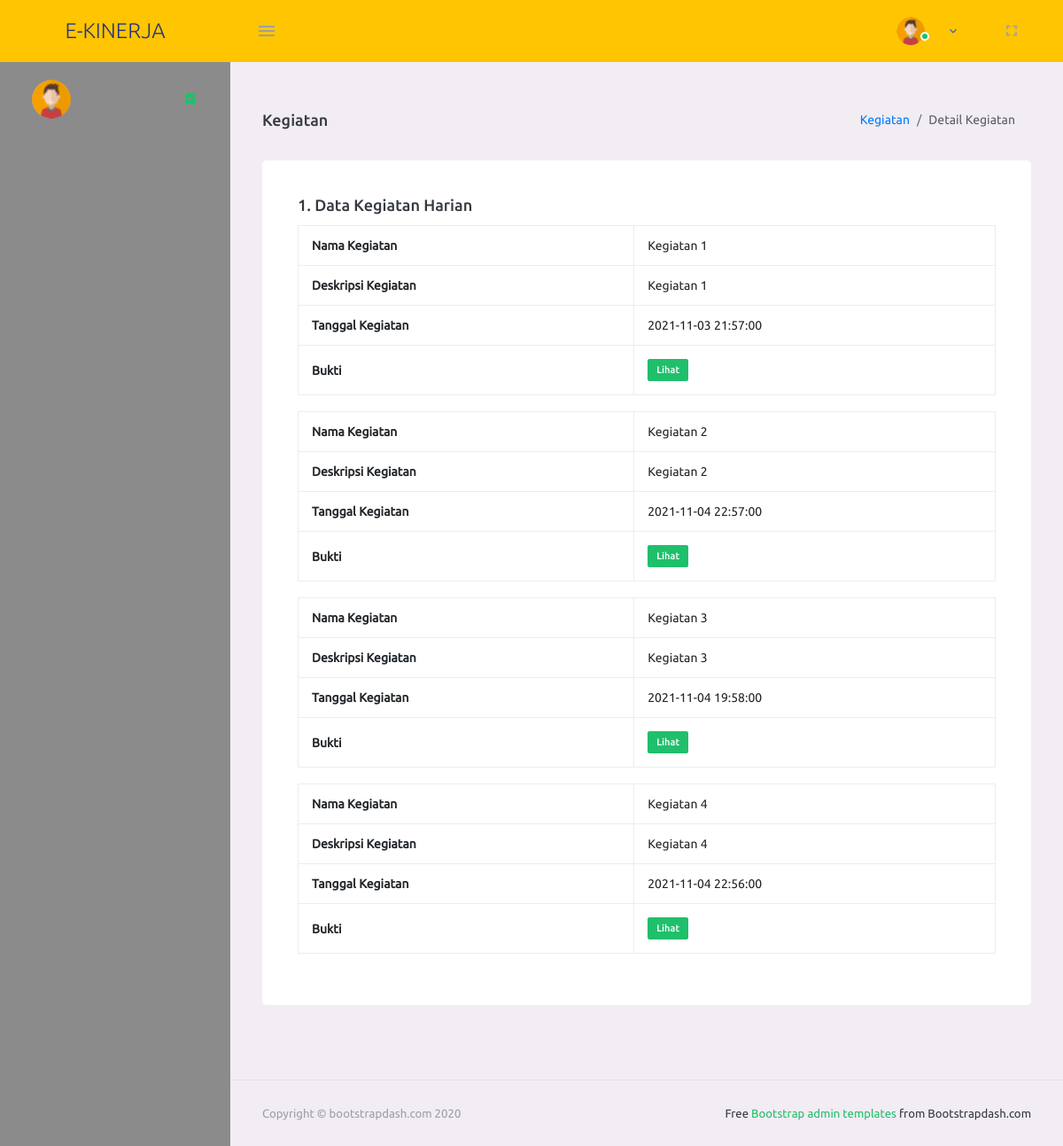
Before: /ValidasiKegiatan/detail_harian/4 with the older database file.
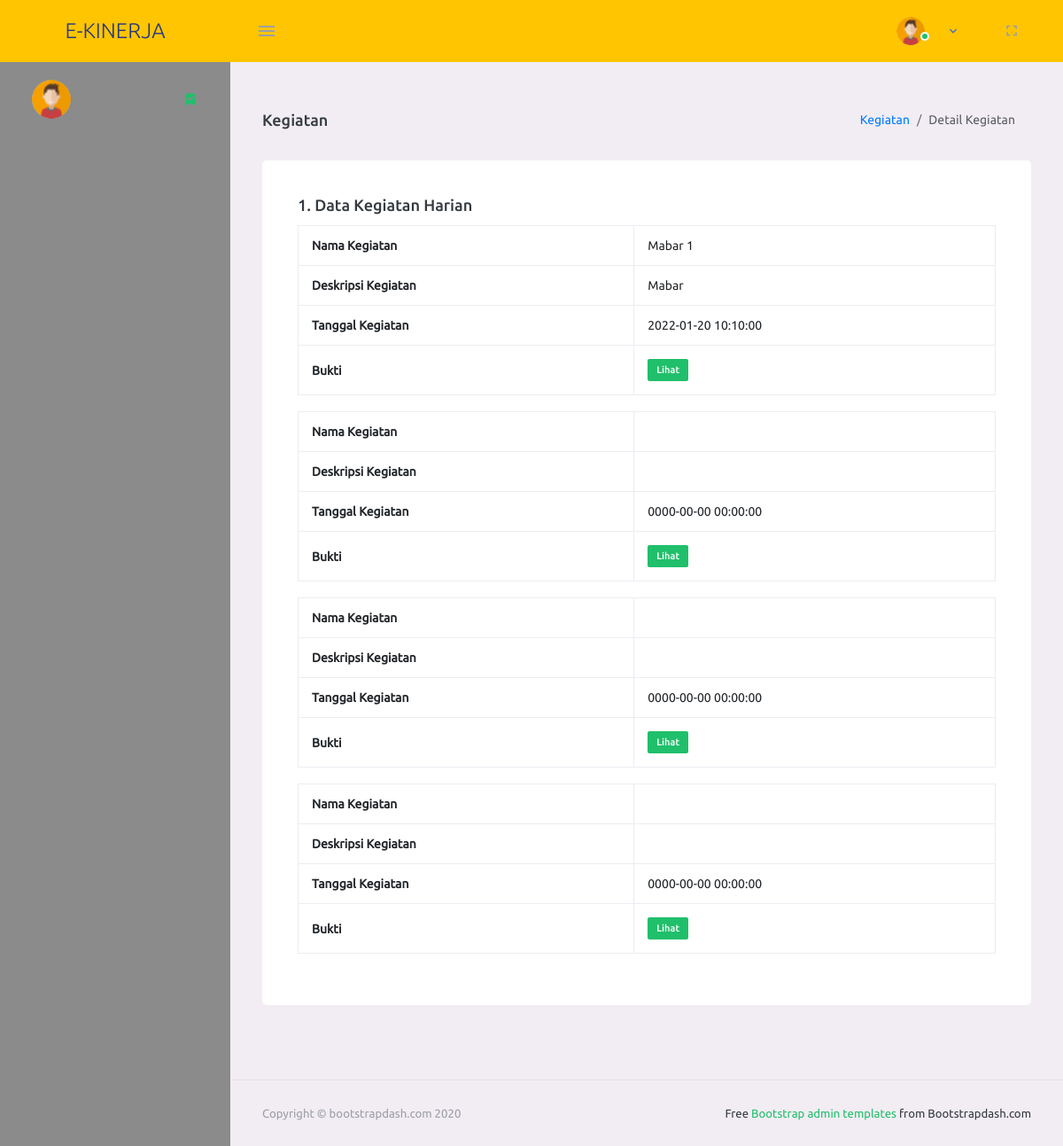
After: the same page with the newer database file.
### tables this page shows
CREATE TABLE `kegiatan_harian` (
  `ID_KEGIATAN_HARIAN` int(11) NOT NULL,
  `ID_KEGIATAN_BULANAN` int(11) DEFAULT NULL,
  `NAMA_KEGIATAN` varchar(100) DEFAULT NULL,
  `DESKRIPSI_KEGIATAN` varchar(500) DEFAULT NULL,
  `TANGGAL_KEGIATAN` date DEFAULT NULL,
  `WAKTU_KEGIATAN` time DEFAULT NULL,
  `BUKTI` varchar(500) DEFAULT NULL,
  `TANGGAL_INPUT_DATA` timestamp NOT NULL DEFAULT current_timestamp() ON UPDATE current_timestamp(),
  `NIP_VALIDATOR` varchar(20) DEFAULT NULL,
  `STATUS_KEGIATAN_HARIAN` varchar(25) DEFAULT 'Belum Tervalidasi',
  `TANGGAL_VALIDASI` timestamp NULL DEFAULT NULL,
  `CATATAN` varchar(255) DEFAULT NULL
);

### application/controllers/ValidasiKegiatan.php (called while the page is built, shortened)
<?php
class ValidasiKegiatan extends CI_Controller {
    public function __construct(){
        $this->load->model('m_model');
        $this->load->library(array('upload'));
    }
    public function detail_harian($id_kegiatan){
        $data['content']            = 'validasi/all-validasi-kegiatan-detail-harian';
        $data['title']              = 'Kegiatan';
        $data['kegiatan']           = $this->m_model->get_data_where('kegiatan_harian', array('ID_KEGIATAN_BULANAN' => $id_kegiatan));
        $data['kegiatan_harian']    = $this->m_model->selectDataone('kegiatan_harian', array('ID_KEGIATAN_BULANAN' => $id_kegiatan));
        $this->load->view('template/template', $data);
    }
}

### index.php (called while the page is built, shortened)
<?php
require_once BASEPATH.'core/CodeIgniter.php';

### application/models/M_model.php (called while the page is built, shortened)
<?php
class M_model extends CI_Model {
    public function get_data_where($table_name, $condition){
        return $this->db->get_where($table_name, $condition)->result();
    }
}

### application/views/validasi/all-validasi-kegiatan-detail-harian.php (the view, shortened to what this page needs)
<div class="page-header">
    <h3 class="page-title"> <?= $title ?> </h3>
    <nav aria-label="breadcrumb">
    <ol class="breadcrumb">
        <li class="breadcrumb-item"><a href="<?= base_url('ValidasiKegiatan/harian')?>">Kegiatan</a></li>
        <li class="breadcrumb-item active" aria-current="page">Detail Kegiatan</li>
    </ol>
    </nav>
</div>
<div class="row">
    <div class="col-lg-12 grid-margin stretch-card">
    <div class="card">
        <div class="card-body">
            <div class="row">
                <div class="col-md-12">
                    <h4>1. Data Kegiatan Harian</h4>
                </div>
            </div>
            <?php foreach($kegiatan as $data){ ?>
            <div class="row">
                <div class="col-md-12">
                    <table class="table table-bordered">
                        <tr>
                            <th>Nama Kegiatan</th>
                            <td><?= $data->NAMA_KEGIATAN?></td>
                        </tr>
                        <tr>
                            <th>Deskripsi Kegiatan</th>
                            <td><?= $data->DESKRIPSI_KEGIATAN?></td>
                        </tr>
                        <tr>
                            <th>Tanggal Kegiatan</th>
                            <td><?= $data->TANGGAL_KEGIATAN?> <?= $data->WAKTU_KEGIATAN?></td>
                        </tr>
                        <tr>
                            <th>Bukti</th>
                            <td><a target="_blank" href="<?= base_url('assets/img/kegiatan/'.$data->BUKTI)?>" class="badge badge-success">Lihat</a></td>
                        </tr>
                    </table>
                </div>
            </div><br>
            <?php }?>
        </div>
    </div>
    </div>
</div>

Changed rows visible on the page:
removed kegiatan_harian: NAMA_KEGIATAN "Kegiatan 1", DESKRIPSI_KEGIATAN "Kegiatan 1", TANGGAL_KEGIATAN "2021-11-03", WAKTU_KEGIATAN "21:57:00"
removed kegiatan_harian: NAMA_KEGIATAN "Kegiatan 2", DESKRIPSI_KEGIATAN "Kegiatan 2", TANGGAL_KEGIATAN "2021-11-04", WAKTU_KEGIATAN "22:57:00"
removed kegiatan_harian: NAMA_KEGIATAN "Kegiatan 3", DESKRIPSI_KEGIATAN "Kegiatan 3", TANGGAL_KEGIATAN "2021-11-04", WAKTU_KEGIATAN "19:58:00"
removed kegiatan_harian: NAMA_KEGIATAN "Kegiatan 4", DESKRIPSI_KEGIATAN "Kegiatan 4", TANGGAL_KEGIATAN "2021-11-04", WAKTU_KEGIATAN "22:56:00"
added kegiatan_harian: NAMA_KEGIATAN "Mabar 1", DESKRIPSI_KEGIATAN "Mabar", TANGGAL_KEGIATAN "2022-01-20", WAKTU_KEGIATAN "10:10:00"
added kegiatan_harian: TANGGAL_KEGIATAN "0000-00-00", WAKTU_KEGIATAN "00:00:00"
added kegiatan_harian: TANGGAL_KEGIATAN "0000-00-00", WAKTU_KEGIATAN "00:00:00"
added kegiatan_harian: TANGGAL_KEGIATAN "0000-00-00", WAKTU_KEGIATAN "00:00:00"
